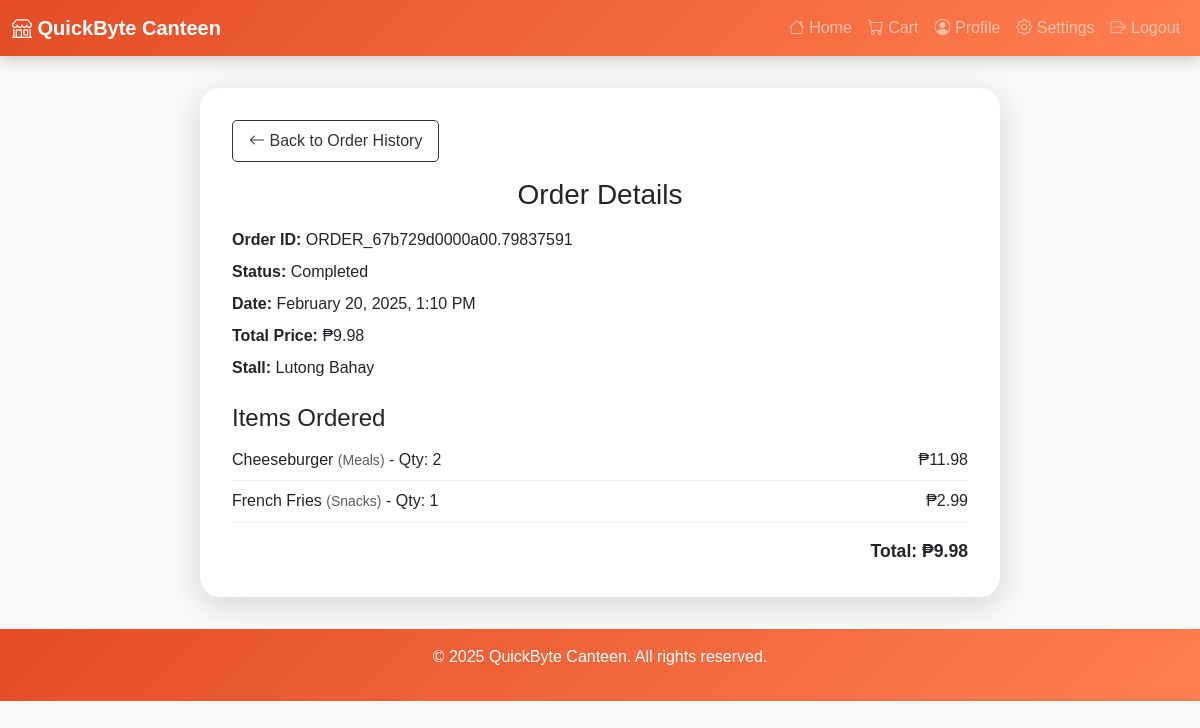
Page /user/view_details.php?order_id=ORDER_67b729d0000a00.79837591 (signed in) on the committed database.
### tables this page shows
CREATE TABLE IF NOT EXISTS `orders` (
  `order_id` varchar(50) NOT NULL,
  `user_id` int(11) NOT NULL,
  `stall_id` int(11) NOT NULL,
  `total_price` decimal(10,2) NOT NULL,
  `order_date` timestamp NOT NULL DEFAULT current_timestamp(),
  `order_status` enum('Pending','Completed','Cancelled','Ready-for-Pickup','Partially Completed','Preparing') DEFAULT 'Pending',
  PRIMARY KEY (`order_id`),
  KEY `user_id` (`user_id`),
  KEY `connect_stall` (`stall_id`)
);

CREATE TABLE IF NOT EXISTS `stalls` (
  `stall_id` int(11) NOT NULL AUTO_INCREMENT,
  `stall_name` varchar(100) NOT NULL,
  `description` text DEFAULT NULL,
  `image_path` varchar(255) NOT NULL DEFAULT 'default_stall.jpg',
  PRIMARY KEY (`stall_id`)
);

CREATE TABLE IF NOT EXISTS `order_details` (
  `order_detail_id` int(11) NOT NULL AUTO_INCREMENT,
  `order_id` varchar(50) NOT NULL,
  `item_id` int(11) NOT NULL,
  `quantity` int(11) NOT NULL,
  `subtotal` decimal(10,2) NOT NULL,
  `unit_price` decimal(10,2) NOT NULL,
  `status` enum('Preparing','Ready','Cancelled','') NOT NULL,
  PRIMARY KEY (`order_detail_id`),
  KEY `order_id` (`order_id`),
  KEY `item_id` (`item_id`)
);

CREATE TABLE IF NOT EXISTS `menu_items` (
  `item_id` int(11) NOT NULL AUTO_INCREMENT,
  `name` varchar(100) NOT NULL,
  `price` decimal(10,2) NOT NULL,
  `category` enum('Snacks','Drinks','Meals') NOT NULL,
  `availability` tinyint(1) DEFAULT 1,
  `image_path` varchar(255) NOT NULL DEFAULT 'default.jpg',
  `stall_id` int(11) NOT NULL,
  `description` text DEFAULT NULL,
  PRIMARY KEY (`item_id`),
  KEY `stall_id` (`stall_id`)
);

### user/view_details.php (the view, shortened to what this page needs)
<?php
include '../config.php';
$order_id = $_GET['order_id'];
$user_id = $_SESSION['user_id'];
$sql_order = "SELECT order_id, total_price, order_status, order_date, stall_id FROM orders WHERE order_id = ? AND user_id = ?";
$stmt_order = $con->prepare($sql_order);
$stmt_order->bind_param("si", $order_id, $user_id);
$stmt_order->execute();
$result_order = $stmt_order->get_result();
$order = $result_order->fetch_assoc();
$sql_stall = "SELECT stall_name, description FROM stalls WHERE stall_id = ?";
$stmt_stall = $con->prepare($sql_stall);
$stmt_stall->bind_param("i", $order['stall_id']);
$stmt_stall->execute();
$result_stall = $stmt_stall->get_result();
$stall = $result_stall->fetch_assoc();
$sql_items = "SELECT m.item_id, m.name AS product_name, m.category, od.quantity, od.unit_price, od.subtotal
              FROM order_details od
              JOIN menu_items m ON od.item_id = m.item_id
              WHERE od.order_id = ?";
$stmt_items = $con->prepare($sql_items);
$stmt_items->bind_param("s", $order_id);
$stmt_items->execute();
$result_items = $stmt_items->get_result();
$order_items = $result_items->fetch_all(MYSQLI_ASSOC);
$order_date = date('F j, Y, g:i A', strtotime($order['order_date']));
?>
<!DOCTYPE html>
<html lang="en">
<head>
  <link rel="stylesheet" href="https://cdn.jsdelivr.net/npm/bootstrap@5.3.0-alpha1/dist/css/bootstrap.min.css">
  <link rel="stylesheet" href="https://cdn.jsdelivr.net/npm/bootstrap-icons@1.11.3/font/bootstrap-icons.min.css">
</head>
<body>
  <nav class="navbar navbar-expand-lg navbar-dark">
    <div class="container-fluid">
      <a class="navbar-brand" href="index.php"><i class="bi bi-shop"></i> QuickByte Canteen</a>
      <div class="collapse navbar-collapse" id="navbarNav">
        <ul class="navbar-nav ms-auto">
          <li class="nav-item"><a class="nav-link" href="index.php"><i class="bi bi-house"></i> Home</a></li>
          <li class="nav-item"><a class="nav-link" href="cart.php"><i class="bi bi-cart"></i> Cart</a></li>
          <li class="nav-item"><a class="nav-link" href="user_profile.php"><i class="bi bi-person-circle"></i> Profile</a></li>
          <li class="nav-item"><a class="nav-link" href="settings.php"><i class="bi bi-gear"></i> Settings</a></li>
          <li class="nav-item"><a class="nav-link" href="../auth/logout.php"><i class="bi bi-box-arrow-right"></i> Logout</a></li>
        </ul>
      </div>
    </div>
  </nav>
  <div class="container order-details">
    <a href="order_history.php" class="back-btn"><i class="bi bi-arrow-left"></i> Back to Order History</a>
    <h3>Order Details</h3>
    <div class="order-info">
      <p><strong>Order ID:</strong> <?php echo htmlspecialchars($order['order_id']); ?></p>
      <p><strong>Status:</strong> <?php echo htmlspecialchars($order['order_status']); ?></p>
      <p><strong>Date:</strong> <?php echo $order_date; ?></p>
      <p><strong>Total Price:</strong> ₱<?php echo number_format($order['total_price'], 2); ?></p>
      <?php if ($stall): ?>
        <p><strong>Stall:</strong> <?php echo htmlspecialchars($stall['stall_name']); ?></p>
      <?php endif; ?>
    </div>
    <h4 class="mt-4">Items Ordered</h4>
    <?php if (!empty($order_items)): ?>
      <?php foreach ($order_items as $item): ?>
        <div class="item-row">
          <span>
            <?php echo htmlspecialchars($item['product_name']); ?>
            <small class="text-muted">(<?php echo htmlspecialchars($item['category']); ?>)</small>
            - Qty: <?php echo $item['quantity']; ?>
          </span>
          <span>₱<?php echo number_format($item['subtotal'], 2); ?></span>
        </div>
      <?php endforeach; ?>
      <div class="total-row">
        <span>Total: ₱<?php echo number_format($order['total_price'], 2); ?></span>
      </div>
    <?php else: ?>
      <p>No items found for this order.</p>
    <?php endif; ?>
  </div>
  <footer>
    <div class="container">
      <p>&copy; 2025 QuickByte Canteen. All rights reserved.</p>
    </div>
  </footer>
</body>
</html>

### user/view_details.php (style rules this page uses)
body { background-color: #f8f9fa; font-family: 'Poppins', sans-serif; min-height: 100vh; }
.navbar { background: linear-gradient(135deg, #e44d26, #ff7f50); box-shadow: 0 4px 15px rgba(0,0,0,0.2); }
.navbar-brand { font-weight: bold; }
.order-details { background: #fff; border-radius: 20px; box-shadow: 0 8px 32px rgba(0,0,0,0.15); padding: 2rem; margin: 2rem auto; max-width: 800px; }
.order-details h3 { margin-bottom: 1rem; text-align: center; }
.order-info p { margin: 0.5rem 0; }
.item-row { display: flex; justify-content: space-between; padding: 0.5rem 0; border-bottom: 1px solid #eee; }
.total-row { font-weight: bold; font-size: 1.1rem; text-align: right; margin-top: 1rem; }
.back-btn { display: inline-block; margin-bottom: 1rem; background-color: transparent; border: 1px solid #333; padding: 0.5rem 1rem; border-radius: 5px; text-decoration: none; color: #333; transition: background 0.3s ease; }
footer { background: linear-gradient(135deg, #e44d26, #ff7f50); color: white; text-align: center; padding: 1rem 0; margin-top: auto; }

### rows in the picture
orders: order_id "ORDER_67b729d0000a00.79837591", order_status "Completed", order_date "February 20, 2025, 1:10 PM", total_price "9.98"
stalls: stall_name "Lutong Bahay"
order_details: item.name "Cheeseburger", item.category "Meals", quantity "2", subtotal "11.98"
order_details: item.name "French Fries", item.category "Snacks", quantity "1", subtotal "2.99"
